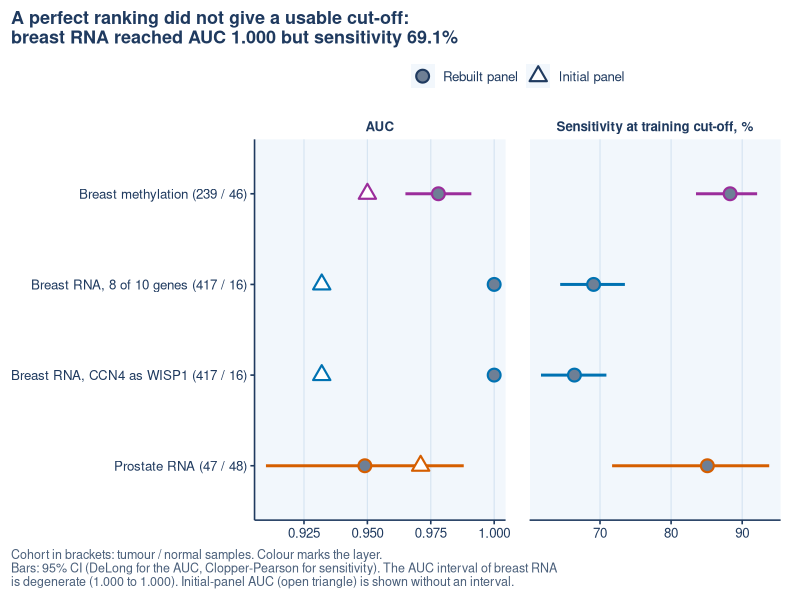
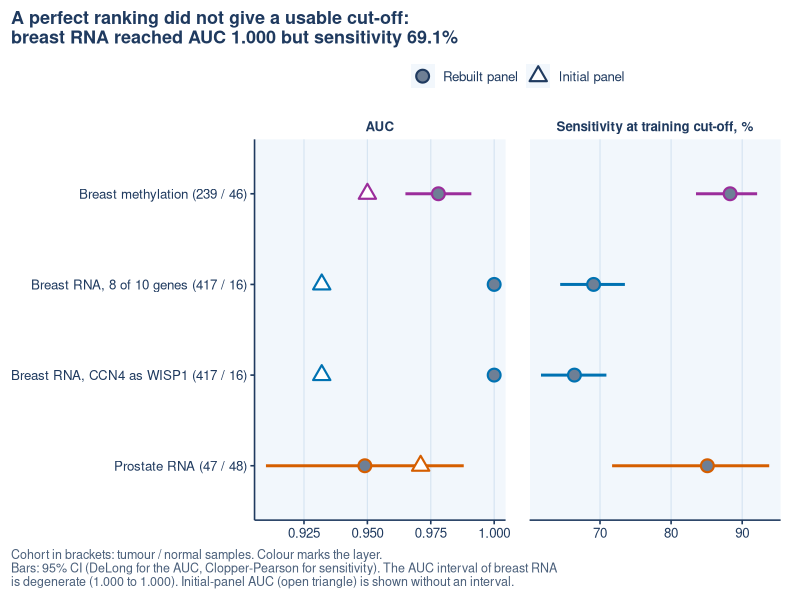
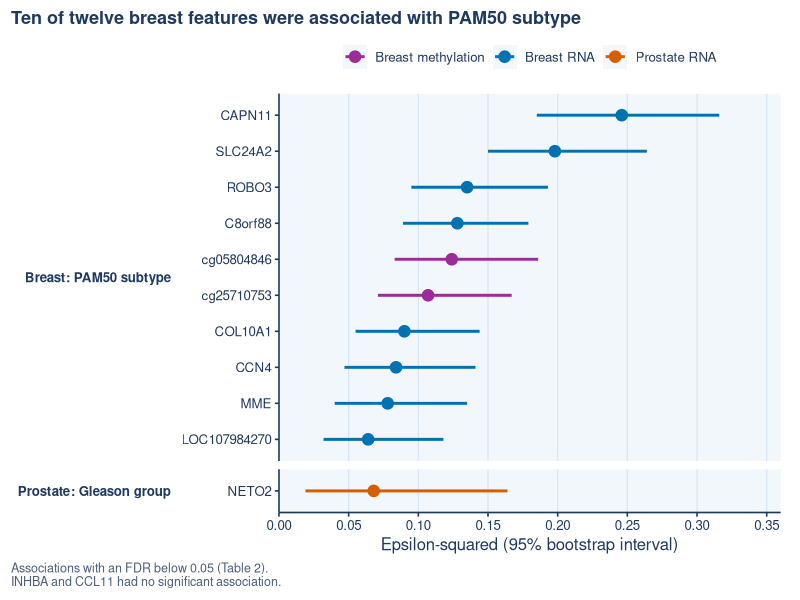
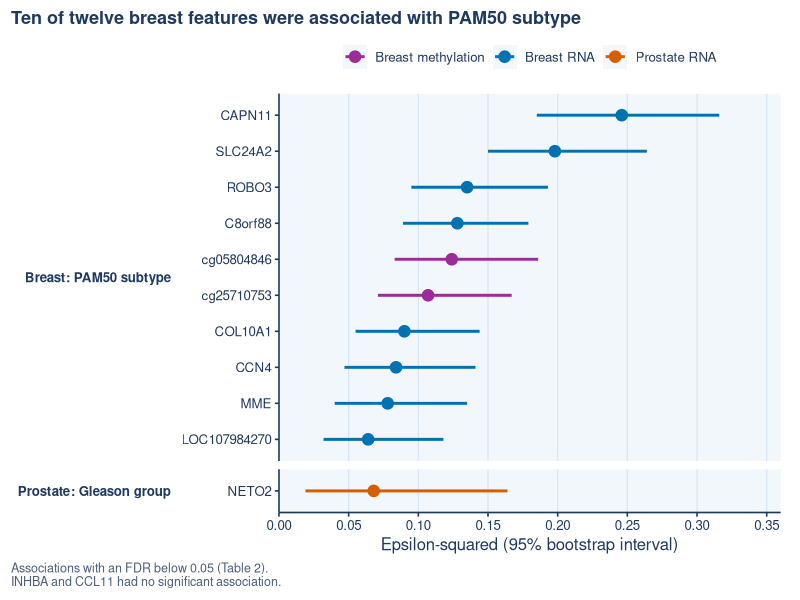

The R script that drew these images, in order:
# Paper 2 figures (full colour, colour-blind-safe palette) - external validation and clinical associations
# Run: source("paper2_figures.R")   Requires: ggplot2
# Output: figures_paper2/Figure1.pdf, Figure2.pdf and .tiff (600 dpi), and sessionInfo_figures_paper2.txt
# The values are those reported in the thesis (Steps 12.5 and 12.6, Tables 4.19 and 4.20).

library(ggplot2)
dir.create("figures_paper2", showWarnings = FALSE)

navy <- "#1F3A5F"
col_cpg    <- "#9B2D9B"   # breast methylation (purple)
col_brna   <- "#0072B2"   # breast RNA (blue)
col_prna   <- "#D55E00"   # prostate RNA (vermillion)
layer_cols <- c("Breast methylation" = col_cpg, "Breast RNA" = col_brna, "Prostate RNA" = col_prna)

theme_pub <- theme_classic(base_size = 12, base_family = "sans") +
  theme(
    plot.title          = element_text(face = "bold", size = 13, colour = navy),
    plot.title.position = "plot",
    plot.subtitle       = element_text(colour = "#4A5F7A", size = 10),
    panel.background    = element_rect(fill = "#F2F7FC", colour = NA),
    panel.grid.major.x  = element_line(colour = "#D6E4F2", linewidth = 0.4),
    axis.line           = element_line(colour = navy),
    axis.ticks          = element_line(colour = navy),
    axis.text           = element_text(colour = navy),
    axis.title          = element_text(colour = navy),
    strip.background    = element_blank(),
    strip.text          = element_text(face = "bold", colour = navy),
    legend.position     = "top",
    legend.text         = element_text(colour = navy),
    plot.caption        = element_text(colour = "#4A5F7A", size = 9, hjust = 0),
    plot.caption.position = "plot",
    plot.margin         = margin(8, 14, 8, 8)
  )

save_fig <- function(p, name, w, h) {
  ggsave(file.path("figures_paper2", paste0(name, ".pdf")),  p, width = w, height = h)
  ggsave(file.path("figures_paper2", paste0(name, ".tiff")), p, width = w, height = h,
         dpi = 600, compression = "lzw")
}

# ---------------------------------------------------------------- Figure 1
rows   <- c("Breast methylation (239 / 46)",
            "Breast RNA, 8 of 10 genes (417 / 16)",
            "Breast RNA, CCN4 as WISP1 (417 / 16)",
            "Prostate RNA (47 / 48)")
layers <- c("Breast methylation", "Breast RNA", "Breast RNA", "Prostate RNA")
lab_auc  <- "AUC"
lab_sens <- "Sensitivity at training cut-off, %"

d <- rbind(
  data.frame(panel = lab_auc, row = rows, layer = layers, series = "Rebuilt panel",
             est = c(0.978, 1.000, 1.000, 0.949),
             lo  = c(0.965, 1.000, 1.000, 0.910),
             hi  = c(0.991, 1.000, 1.000, 0.988)),
  data.frame(panel = lab_auc, row = rows, layer = layers, series = "Initial panel",
             est = c(0.950, 0.932, 0.932, 0.971), lo = NA_real_, hi = NA_real_),
  data.frame(panel = lab_sens, row = rows, layer = layers, series = "Rebuilt panel",
             est = c(88.3, 69.1, 66.4, 85.1),
             lo  = c(83.5, 64.4, 61.7, 71.7),
             hi  = c(92.1, 73.5, 70.9, 93.8))
)
d$panel  <- factor(d$panel, levels = c(lab_auc, lab_sens))
d$row    <- factor(d$row, levels = rev(rows))
d$layer  <- factor(d$layer, levels = names(layer_cols))
d$series <- factor(d$series, levels = c("Rebuilt panel", "Initial panel"))
d_ci <- d[!is.na(d$lo) & d$hi > d$lo, ]

fig1 <- ggplot(d, aes(x = est, y = row)) +
  geom_segment(data = d_ci, aes(x = lo, xend = hi, y = row, yend = row, colour = layer),
               linewidth = 1) +
  geom_point(aes(shape = series, colour = layer, fill = series), size = 3.6, stroke = 1.1) +
  facet_wrap(~ panel, scales = "free_x", nrow = 1) +
  scale_colour_manual(values = layer_cols, guide = "none") +
  scale_shape_manual(values = c("Rebuilt panel" = 21, "Initial panel" = 24), name = NULL) +
  scale_fill_manual(values = c("Rebuilt panel" = "#6E7F95", "Initial panel" = "white"), name = NULL,
                    guide = guide_legend(override.aes = list(colour = navy, fill = c("#6E7F95", "white")))) +
  labs(title = "A perfect ranking did not give a usable cut-off:\nbreast RNA reached AUC 1.000 but sensitivity 69.1%",
       x = NULL, y = NULL,
       caption = paste0("Cohort in brackets: tumour / normal samples. Colour marks the layer.\n",
                        "Bars: 95% CI (DeLong for the AUC, Clopper-Pearson for sensitivity). The AUC interval of breast RNA\n",
                        "is degenerate (1.000 to 1.000). Initial-panel AUC (open triangle) is shown without an interval.")) +
  theme_pub +
  theme(panel.spacing.x = unit(1.2, "lines"))
save_fig(fig1, "Figure1", 9.5, 4.4)

# ---------------------------------------------------------------- Figure 2
assoc <- data.frame(
  cancer  = c(rep("Breast: PAM50 subtype", 10), "Prostate: Gleason group"),
  feature = c("CAPN11", "SLC24A2", "ROBO3", "C8orf88", "cg05804846", "cg25710753",
              "COL10A1", "CCN4", "MME", "LOC107984270", "NETO2"),
  layer   = c("Breast RNA", "Breast RNA", "Breast RNA", "Breast RNA", "Breast methylation",
              "Breast methylation", "Breast RNA", "Breast RNA", "Breast RNA", "Breast RNA",
              "Prostate RNA"),
  est = c(0.246, 0.198, 0.135, 0.128, 0.124, 0.107, 0.090, 0.084, 0.078, 0.064, 0.068),
  lo  = c(0.185, 0.150, 0.095, 0.089, 0.083, 0.071, 0.055, 0.047, 0.040, 0.032, 0.019),
  hi  = c(0.316, 0.264, 0.193, 0.179, 0.186, 0.167, 0.144, 0.141, 0.135, 0.118, 0.164)
)
assoc$cancer  <- factor(assoc$cancer, levels = c("Breast: PAM50 subtype", "Prostate: Gleason group"))
assoc$layer   <- factor(assoc$layer, levels = names(layer_cols))
assoc$feature <- factor(assoc$feature, levels = rev(assoc$feature))

fig2 <- ggplot(assoc, aes(x = est, y = feature, colour = layer)) +
  geom_segment(aes(x = lo, xend = hi, y = feature, yend = feature), linewidth = 1) +
  geom_point(size = 3.6) +
  facet_grid(cancer ~ ., scales = "free_y", space = "free_y", switch = "y") +
  scale_colour_manual(values = layer_cols, name = NULL) +
  scale_x_continuous(limits = c(0, 0.36), breaks = seq(0, 0.35, 0.05), expand = c(0, 0)) +
  labs(title = "Ten of twelve breast features were associated with PAM50 subtype",
       x = "Epsilon-squared (95% bootstrap interval)", y = NULL,
       caption = "Associations with an FDR below 0.05 (Table 2).\nINHBA and CCL11 had no significant association.") +
  theme_pub +
  theme(strip.placement = "outside", strip.text.y.left = element_text(angle = 0, hjust = 1))
save_fig(fig2, "Figure2", 7.5, 5)

writeLines(capture.output(sessionInfo()), "figures_paper2/sessionInfo_figures_paper2.txt")
